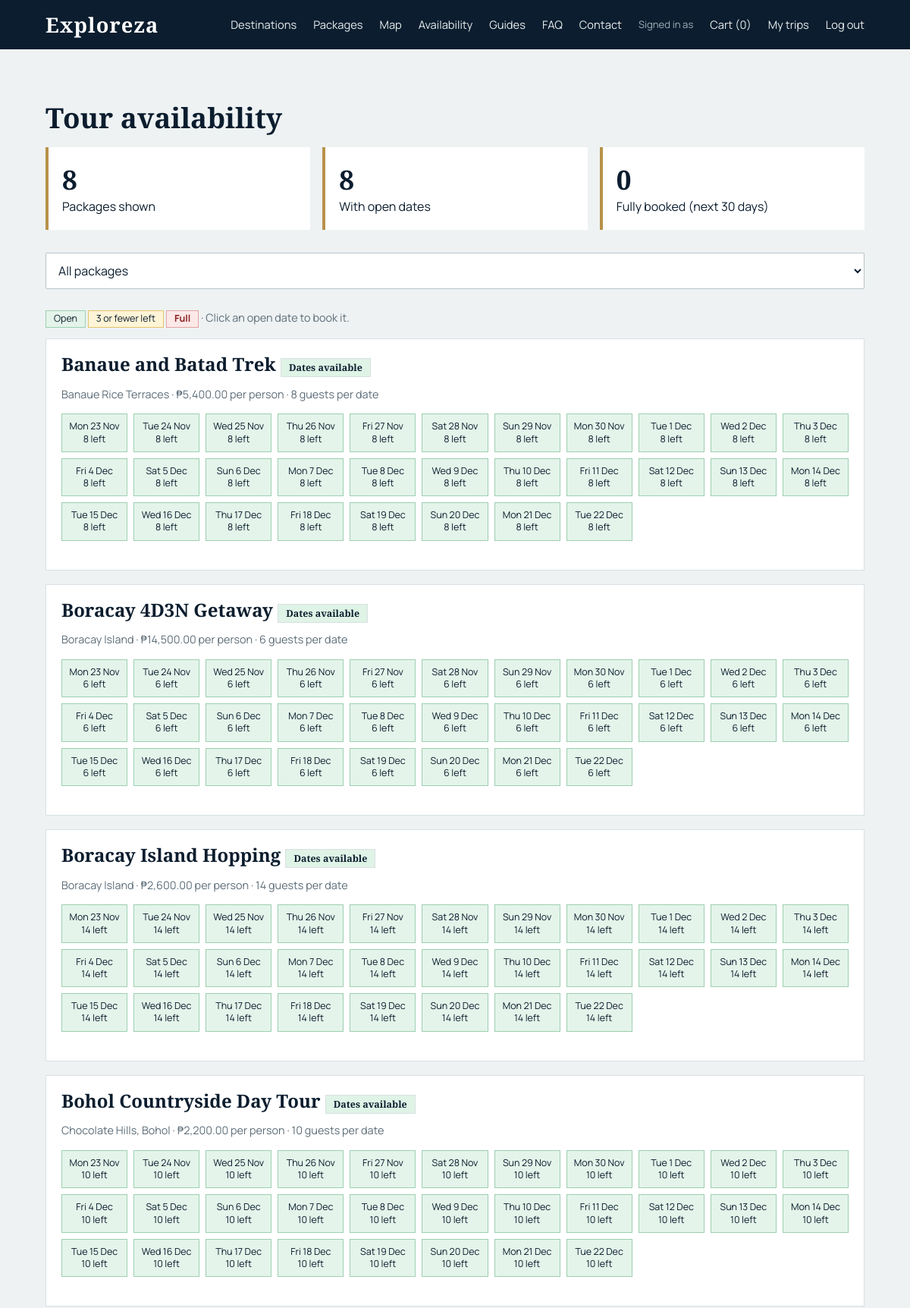
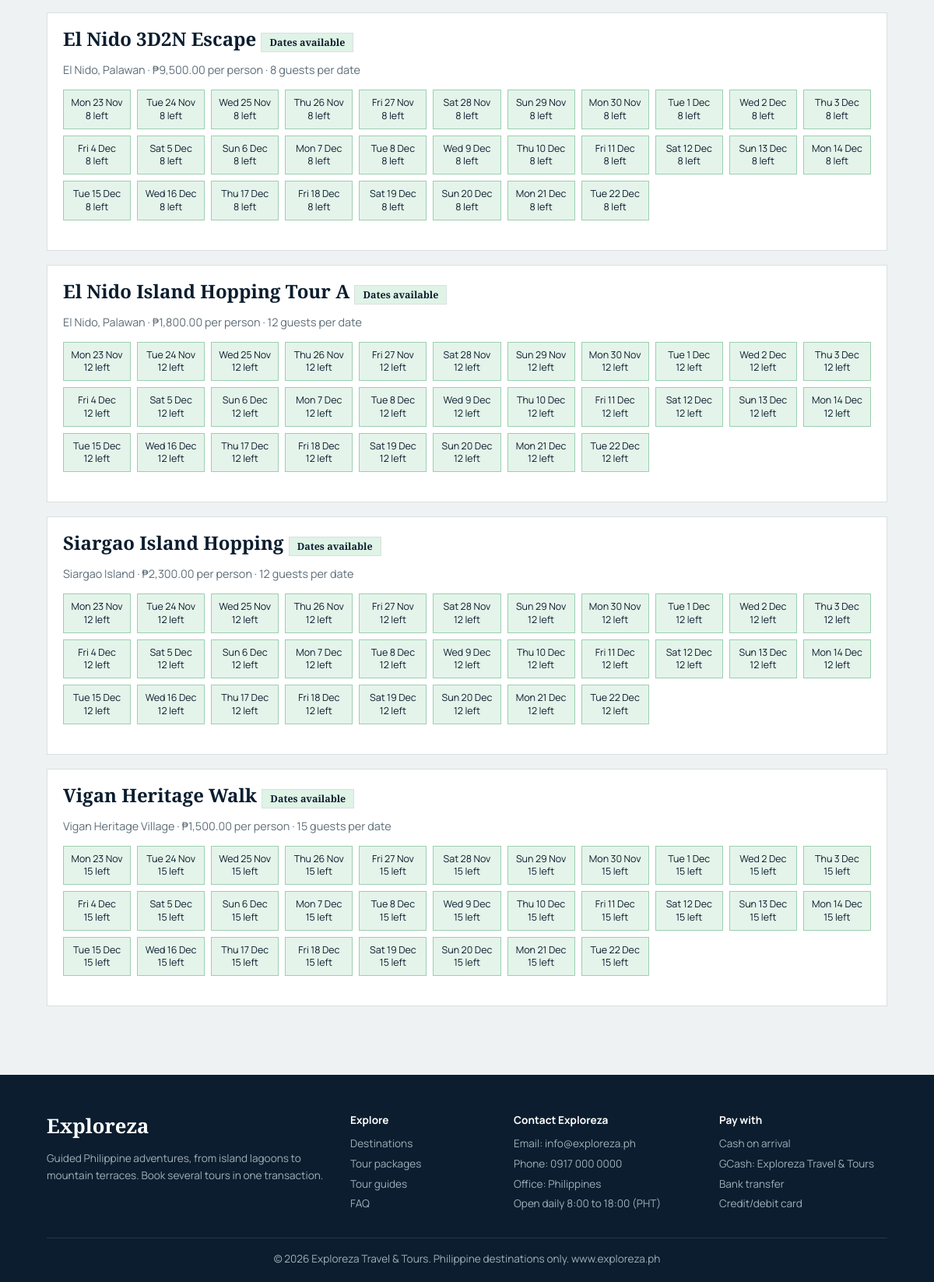
The page /customer/availability.php (signed in) on the database its author committed (2 pictures, top to bottom).
### tables this page shows
CREATE TABLE packages(package_id INT AUTO_INCREMENT PRIMARY KEY, destination_id INT NOT NULL, title VARCHAR(120) NOT NULL, itinerary TEXT, duration_days INT DEFAULT 1, price DECIMAL(10,2) NOT NULL, inclusions TEXT, exclusions TEXT, max_participants INT DEFAULT 10, FOREIGN KEY(destination_id) REFERENCES destinations(destination_id));

CREATE TABLE destinations(destination_id INT AUTO_INCREMENT PRIMARY KEY, name VARCHAR(80) NOT NULL, region VARCHAR(60) NOT NULL, description TEXT, entrance_fee DECIMAL(10,2) DEFAULT 0, cover VARCHAR(30) DEFAULT '#1f6f78,#0b1d2e', photo VARCHAR(150) NULL, photo_credit VARCHAR(255) NULL);

### includes/functions.php (called while the page is built, shortened)
<?php
function q($s, $p = []) {
    global $pdo;
    $st = $pdo->prepare($s);
    $st->execute($p);
    return $st;
}
function h($s) {
    return htmlspecialchars((string) $s);
}
function php_($n) {
    return '₱' . number_format($n, 2);
}
function me() {
    return $_SESSION['u'] ?? null;
}

### customer/availability.php (the view, shortened to what this page needs)
<?php
head('Availability');
$days = 30;
$pk = (int) ($_GET['pkg'] ?? 0);
$all = q(
    'SELECT p.*,d.name dn FROM packages p JOIN destinations d USING(destination_id) ORDER BY d.name,p.title'
)->fetchAll();
$list = array_values(array_filter($all, fn($p) => !$pk || $p['package_id'] == $pk));
$end = date('Y-m-d', strtotime("+$days day"));
$data = [];
$open = 0;
$full = 0;
foreach ($list as $p) {
    $m = q(
        "SELECT i.travel_date d,SUM(i.participants) n FROM booking_items i JOIN bookings b USING(booking_id) WHERE i.package_id=? AND i.travel_date BETWEEN ? AND ? AND b.status IN('pending','approved','completed') GROUP BY i.travel_date",
        [$p['package_id'], date('Y-m-d', strtotime('+1 day')), $end]
    )->fetchAll(PDO::FETCH_KEY_PAIR);
    $any = false;
    $t = [];
    for ($i = 1; $i <= $days; $i++) {
        $dt = date('Y-m-d', strtotime("+$i day"));
        $left = $p['max_participants'] - ($m[$dt] ?? 0);
        $t[] = [$dt, $left];
        if ($left > 0) {
            $any = true;
        }
    }
    $data[] = [$p, $t, $any];
    $any ? $open++ : $full++;
}
?>
<section class="sec">
<h2>Tour availability</h2>
<div class="stats">
<div class="stat"><b><?= count($list) ?></b>Packages shown
</div>
<div class="stat"><b><?= $open ?></b>With open dates
</div>
<div class="stat"><b><?= $full ?></b>Fully booked (next <?= $days ?> days)
</div>
</div>
<form class="bar" method="get"><select name="pkg" onchange="this.form.submit()"><option value="0">All packages</option></select></form>
<p class="muted"><span class="slot open" style="display:inline-block;padding:2px 10px">Open</span> <span class="slot low" style="display:inline-block;padding:2px 10px">3 or fewer left</span> <span class="slot full" style="display:inline-block;padding:2px 10px">Full</span> · Click an open date to book it.</p>
<?php foreach($data as [$p,$t,$any]): ?>
<div class="card" style="margin-bottom:18px">
<div class="pad">
<h3><?= h($p['title']) ?> <span class="tag <?= $any?'approved':'rejected' ?>"><?= $any?'Dates available':'Fully booked' ?></span></h3>
<p class="muted"><?= h($p['dn']) ?> · <?= php_($p['price']) ?> per person · <?= $p['max_participants'] ?> guests per date</p>
<div class="slots"><?php foreach($t as [$dt,$left]){$lb=date('D j M',strtotime($dt)); echo $left<=0?'<span class="slot full">'.$lb.'<br>FULL</span>':'<a class="slot '.($left<=3?'low':'open').'" href="book.php?pkg='.$p['package_id'].'&date='.$dt.'">'.$lb.'<br>'.$left.' left</a>';} ?>
</div>
</div>
</div>
<?php endforeach; ?>
</section><?php foot(); ?>

### includes/header.php (shortened to what this page needs)
<?php
function head($t) {
    $u = me();
    echo '<!doctype html><html lang="en"><head><meta charset="utf-8"><meta name="viewport" content="width=device-width,initial-scale=1"><title>' .
        h($t) .
        ' | Exploreza</title><link rel="stylesheet" href="' .
        BASE_URL .
        'assets/css/style.css"></head><body><header class="nav"><a class="logo" href="' .
        BASE_URL .
        'index.php">Exploreza</a><nav>';
    echo '<a href="' .
        BASE_URL .
        'index.php#destinations">Destinations</a><a href="' .
        BASE_URL .
        'index.php#packages">Packages</a><a href="' .
        BASE_URL .
        'index.php#map">Map</a><a href="' .
        BASE_URL .
        'customer/availability.php">Availability</a><a href="' .
        BASE_URL .
        'index.php#guides">Guides</a><a href="' .
        BASE_URL .
        'index.php#faq">FAQ</a><a href="' .
        BASE_URL .
        'index.php#contact">Contact</a>';
    if ($u) {
        echo '<span class="who">Signed in as <b>' . h($u['username'] ?? $u['name']) . '</b></span>';
        if ($u['role'] == 'guide') {
            echo '<a class="btn sm" href="' . BASE_URL . 'tour-guide/dashboard.php">Guide portal</a>';
        } else {
            echo '<a href="' .
                BASE_URL .
                'customer/checkout.php">Cart (' .
                count($_SESSION['cart'] ?? []) .
                ')</a><a href="' .
                BASE_URL .
                'customer/my-trips.php">My trips</a>';
        }
        echo '<a href="' . BASE_URL . 'auth/logout.php">Log out</a>';
    } else {
        echo '<a href="' .
            BASE_URL .
            'auth/login.php">Log in</a><a class="btn sm" href="' .
            BASE_URL .
            'auth/register.php">Sign up</a>';
    }
    echo '</nav></header><main>';
}

### includes/footer.php
<?php
function foot() {
    echo '</main><footer class="site"><div class="fgrid"><div><div class="logo" style="color:#fff;font:600 1.6rem \'Cormorant Garamond\',serif">Exploreza</div><p>Guided Philippine adventures, from island lagoons to mountain terraces. Book several tours in one transaction.</p></div>
<div><b>Explore</b><a href="' .
        BASE_URL .
        'index.php#destinations">Destinations</a><a href="' .
        BASE_URL .
        'index.php#packages">Tour packages</a><a href="' .
        BASE_URL .
        'index.php#guides">Tour guides</a><a href="' .
        BASE_URL .
        'index.php#faq">FAQ</a></div>
<div><b>Contact Exploreza</b><span>Email: info@exploreza.ph</span><span>Phone: 0917 000 0000</span><span>Office: Philippines</span><span>Open daily 8:00 to 18:00 (PHT)</span></div>
<div><b>Pay with</b><span>Cash on arrival</span><span>GCash: Exploreza Travel &amp; Tours</span><span>Bank transfer</span><span>Credit/debit card</span></div></div>
<div class="copy">© 2026 Exploreza Travel &amp; Tours. Philippine destinations only. www.exploreza.ph</div></footer><script src="' .
        BASE_URL .
        'assets/js/script.js"></script></body></html>';
}

### assets/css/style.css (style rules this page uses)
:root { --ink: #0b1d2e; --sea: #1f6f78; --brass: #b8924a; --mist: #eef2f3; --line: #d9e0e3; --card: #fff; }
* { box-sizing: border-box; }
body { margin: 0; font: 16px/1.6 Manrope, sans-serif; color: var(--ink); background: var(--mist); }
h1, h2, h3 { font-family: "Cormorant Garamond", serif; font-weight: 600; line-height: 1.1; margin: 0 0 0.5em; }
h2 { font-size: 2.3rem; }
h3 { font-size: 1.5rem; }
a { color: var(--sea); }
.nav { position: sticky; top: 0; z-index: 9; display: flex; justify-content: space-between; align-items: center; padding: 14px 5vw; background: var(--ink); }
.nav a { color: #e8eef0; text-decoration: none; margin-left: 22px; font-size: 0.92rem; }
.nav .logo { font: 600 1.7rem "Cormorant Garamond", serif; margin: 0; color: #fff; letter-spacing: 0.04em; }
.nav nav { display: flex; align-items: center; flex-wrap: wrap; }
.sec { padding: 70px 5vw; }
.bar { display: flex; gap: 10px; flex-wrap: wrap; margin: 0 0 26px; }
.card { background: var(--card); border: 1px solid var(--line); overflow: hidden; }
.card .pad { padding: 20px; }
.muted { color: #5d6d78; font-size: 0.9rem; }
input, select, textarea { width: 100%; padding: 11px 12px; border: 1px solid #b9c4ca; border-radius: 2px; font: inherit; background: #fff; color: var(--ink); color-scheme: light; }
.bar input, .bar select { width: auto; flex: 1; min-width: 160px; }
.stats { display: grid; grid-template-columns: repeat(auto-fit, minmax(180px, 1fr)); gap: 16px; margin-bottom: 30px; }
.stat { background: #fff; border-left: 4px solid var(--brass); padding: 18px; }
.stat b { display: block; font: 600 2.2rem "Cormorant Garamond", serif; }
.tag { padding: 3px 10px; font-size: 0.78rem; background: var(--mist); border: 1px solid var(--line); }
.tag.approved, .tag.verified, .tag.completed { background: #dff3e6; }
footer { background: var(--ink); color: #9fb0ba; text-align: center; padding: 26px; font-size: 0.85rem; }
.slots { display: grid; grid-template-columns: repeat(auto-fill, minmax(84px, 1fr)); gap: 8px; margin: 8px 0 18px; }
.slot { display: block; padding: 8px 4px; text-align: center; font-size: 0.78rem; line-height: 1.3; border: 1px solid; text-decoration: none; color: var(--ink); }
.slot.open { background: #e4f4ea; border-color: #9ccfb0; }
.slot.low { background: #fff4d6; border-color: #e3c46b; }
.slot.full { background: #fde8e8; border-color: #e3a3a3; color: #8a1f1f; font-weight: 700; }
footer.site { text-align: left; padding: 48px 5vw 18px; }
.fgrid { display: grid; grid-template-columns: 2fr 1fr 1.3fr 1.2fr; gap: 30px; margin-bottom: 28px; }
.fgrid b { display: block; color: #fff; margin-bottom: 8px; }
.fgrid a, .fgrid span { display: block; color: #9fb0ba; text-decoration: none; margin-bottom: 4px; }
.copy { border-top: 1px solid #23394b; padding-top: 16px; text-align: center; }
.who { color: #9fb0ba; font-size: 0.82rem; margin-left: 22px; }

### rows shown on the page
packages: title "Banaue and Batad Trek", destination.name "Banaue Rice Terraces", price "₱5,400.00", max_participants "8", lb "Mon 23 Nov", left "8", lb "Tue 24 Nov", lb "Wed 25 Nov", lb "Thu 26 Nov", lb "Fri 27 Nov", lb "Sat 28 Nov", lb "Sun 29 Nov", lb "Mon 30 Nov", lb "Tue 1 Dec", lb "Wed 2 Dec", lb "Thu 3 Dec", lb "Fri 4 Dec", lb "Sat 5 Dec", lb "Sun 6 Dec", lb "Mon 7 Dec", lb "Tue 8 Dec", lb "Wed 9 Dec", lb "Thu 10 Dec", lb "Fri 11 Dec", lb "Sat 12 Dec", lb "Sun 13 Dec", lb "Mon 14 Dec", lb "Tue 15 Dec", lb "Wed 16 Dec", lb "Thu 17 Dec", lb "Fri 18 Dec", lb "Sat 19 Dec", lb "Sun 20 Dec", lb "Mon 21 Dec", lb "Tue 22 Dec"
packages: title "Boracay 4D3N Getaway", destination.name "Boracay Island", price "₱14,500.00", max_participants "6", lb "Mon 23 Nov", left "6", lb "Tue 24 Nov", lb "Wed 25 Nov", lb "Thu 26 Nov", lb "Fri 27 Nov", lb "Sat 28 Nov", lb "Sun 29 Nov", lb "Mon 30 Nov", lb "Tue 1 Dec", lb "Wed 2 Dec", lb "Thu 3 Dec", lb "Fri 4 Dec", lb "Sat 5 Dec", lb "Sun 6 Dec", lb "Mon 7 Dec", lb "Tue 8 Dec", lb "Wed 9 Dec", lb "Thu 10 Dec", lb "Fri 11 Dec", lb "Sat 12 Dec", lb "Sun 13 Dec", lb "Mon 14 Dec", lb "Tue 15 Dec", lb "Wed 16 Dec", lb "Thu 17 Dec", lb "Fri 18 Dec", lb "Sat 19 Dec", lb "Sun 20 Dec", lb "Mon 21 Dec", lb "Tue 22 Dec"
packages: title "Boracay Island Hopping", destination.name "Boracay Island", price "₱2,600.00", max_participants "14", lb "Mon 23 Nov", left "14", lb "Tue 24 Nov", lb "Wed 25 Nov", lb "Thu 26 Nov", lb "Fri 27 Nov", lb "Sat 28 Nov", lb "Sun 29 Nov", lb "Mon 30 Nov", lb "Tue 1 Dec", lb "Wed 2 Dec", lb "Thu 3 Dec", lb "Fri 4 Dec", lb "Sat 5 Dec", lb "Sun 6 Dec", lb "Mon 7 Dec", lb "Tue 8 Dec", lb "Wed 9 Dec", lb "Thu 10 Dec", lb "Fri 11 Dec", lb "Sat 12 Dec", lb "Sun 13 Dec", lb "Mon 14 Dec", lb "Tue 15 Dec", lb "Wed 16 Dec", lb "Thu 17 Dec", lb "Fri 18 Dec", lb "Sat 19 Dec", lb "Sun 20 Dec", lb "Mon 21 Dec", lb "Tue 22 Dec"
packages: title "Bohol Countryside Day Tour", destination.name "Chocolate Hills, Bohol", price "₱2,200.00", max_participants "10", lb "Mon 23 Nov", left "10", lb "Tue 24 Nov", lb "Wed 25 Nov", lb "Thu 26 Nov", lb "Fri 27 Nov", lb "Sat 28 Nov", lb "Sun 29 Nov", lb "Mon 30 Nov", lb "Tue 1 Dec", lb "Wed 2 Dec", lb "Thu 3 Dec", lb "Fri 4 Dec", lb "Sat 5 Dec", lb "Sun 6 Dec", lb "Mon 7 Dec", lb "Tue 8 Dec", lb "Wed 9 Dec", lb "Thu 10 Dec", lb "Fri 11 Dec", lb "Sat 12 Dec", lb "Sun 13 Dec", lb "Mon 14 Dec", lb "Tue 15 Dec", lb "Wed 16 Dec", lb "Thu 17 Dec", lb "Fri 18 Dec", lb "Sat 19 Dec", lb "Sun 20 Dec", lb "Mon 21 Dec", lb "Tue 22 Dec"
packages: title "El Nido 3D2N Escape", destination.name "El Nido, Palawan", price "₱9,500.00", max_participants "8", lb "Mon 23 Nov", left "8", lb "Tue 24 Nov", lb "Wed 25 Nov", lb "Thu 26 Nov", lb "Fri 27 Nov", lb "Sat 28 Nov", lb "Sun 29 Nov", lb "Mon 30 Nov", lb "Tue 1 Dec", lb "Wed 2 Dec", lb "Thu 3 Dec", lb "Fri 4 Dec", lb "Sat 5 Dec", lb "Sun 6 Dec", lb "Mon 7 Dec", lb "Tue 8 Dec", lb "Wed 9 Dec", lb "Thu 10 Dec", lb "Fri 11 Dec", lb "Sat 12 Dec", lb "Sun 13 Dec", lb "Mon 14 Dec", lb "Tue 15 Dec", lb "Wed 16 Dec", lb "Thu 17 Dec", lb "Fri 18 Dec", lb "Sat 19 Dec", lb "Sun 20 Dec", lb "Mon 21 Dec", lb "Tue 22 Dec"
packages: title "El Nido Island Hopping Tour A", destination.name "El Nido, Palawan", price "₱1,800.00", max_participants "12", lb "Mon 23 Nov", left "12", lb "Tue 24 Nov", lb "Wed 25 Nov", lb "Thu 26 Nov", lb "Fri 27 Nov", lb "Sat 28 Nov", lb "Sun 29 Nov", lb "Mon 30 Nov", lb "Tue 1 Dec", lb "Wed 2 Dec", lb "Thu 3 Dec", lb "Fri 4 Dec", lb "Sat 5 Dec", lb "Sun 6 Dec", lb "Mon 7 Dec", lb "Tue 8 Dec", lb "Wed 9 Dec", lb "Thu 10 Dec", lb "Fri 11 Dec", lb "Sat 12 Dec", lb "Sun 13 Dec", lb "Mon 14 Dec", lb "Tue 15 Dec", lb "Wed 16 Dec", lb "Thu 17 Dec", lb "Fri 18 Dec", lb "Sat 19 Dec", lb "Sun 20 Dec", lb "Mon 21 Dec", lb "Tue 22 Dec"
packages: title "Siargao Island Hopping", destination.name "Siargao Island", price "₱2,300.00", max_participants "12", lb "Mon 23 Nov", left "12", lb "Tue 24 Nov", lb "Wed 25 Nov", lb "Thu 26 Nov", lb "Fri 27 Nov", lb "Sat 28 Nov", lb "Sun 29 Nov", lb "Mon 30 Nov", lb "Tue 1 Dec", lb "Wed 2 Dec", lb "Thu 3 Dec", lb "Fri 4 Dec", lb "Sat 5 Dec", lb "Sun 6 Dec", lb "Mon 7 Dec", lb "Tue 8 Dec", lb "Wed 9 Dec", lb "Thu 10 Dec", lb "Fri 11 Dec", lb "Sat 12 Dec", lb "Sun 13 Dec", lb "Mon 14 Dec", lb "Tue 15 Dec", lb "Wed 16 Dec", lb "Thu 17 Dec", lb "Fri 18 Dec", lb "Sat 19 Dec", lb "Sun 20 Dec", lb "Mon 21 Dec", lb "Tue 22 Dec"
packages: title "Vigan Heritage Walk", shows "Dates available", destination.name "Vigan Heritage Village", price "₱1,500.00", max_participants "15", lb "Mon 23 Nov", lb "Tue 24 Nov", lb "Wed 25 Nov", lb "Thu 26 Nov", lb "Fri 27 Nov", lb "Sat 28 Nov", lb "Sun 29 Nov", lb "Mon 30 Nov", lb "Tue 1 Dec", lb "Wed 2 Dec", lb "Thu 3 Dec", lb "Fri 4 Dec", lb "Sat 5 Dec", lb "Sun 6 Dec", lb "Mon 7 Dec", lb "Tue 8 Dec", lb "Wed 9 Dec", lb "Thu 10 Dec", lb "Fri 11 Dec", lb "Sat 12 Dec", lb "Sun 13 Dec", lb "Mon 14 Dec", lb "Tue 15 Dec", lb "Wed 16 Dec", lb "Thu 17 Dec", lb "Fri 18 Dec", lb "Sat 19 Dec", lb "Sun 20 Dec", lb "Mon 21 Dec", lb "Tue 22 Dec"

### other values the page prints
count($_SESSION['cart'] ?? []) "0"
count($list) "8"
$open "8"
$full "0"
$days "30"
